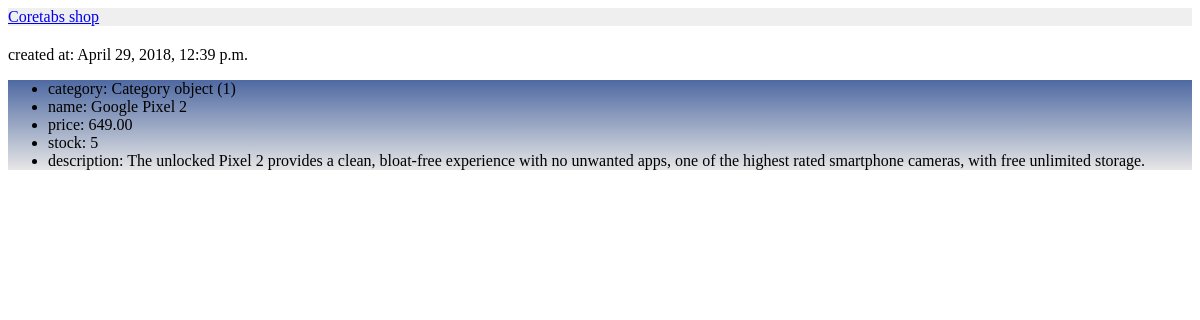
Before: //products/google-pixel-2/ with the older database file.
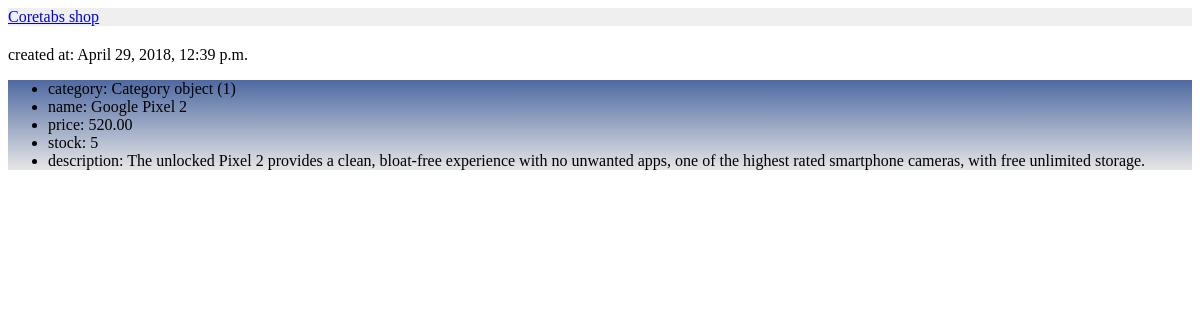
After: the same page with the newer database file.
### shop/models.py (models this page shows, shortened)
class Product(models.Model):
    name = models.CharField(max_length=100)
    price = models.DecimalField(max_digits=10, decimal_places=2)
    stock = models.PositiveIntegerField()
    created_at = models.DateTimeField(auto_now_add=True)
    description = models.TextField(blank=True)
    slug = models.SlugField(unique=True, blank=True)
    category = models.ForeignKey(Category, related_name='products', on_delete=models.CASCADE)
    class Meta:
        ordering = ('name', )

class Category(models.Model):
    name = models.CharField(max_length=100)
    slug = models.SlugField(unique=True, blank=True)
    created_at = models.DateTimeField(auto_now_add=True)
    description = models.TextField(blank=True)
    class Meta:
        ordering = ('name', )

### shop/views.py (the view)
# urls.py: path('/products/<slug>/', views.product_detail, name='product_detail'),
def product_detail(request, slug):
    product = get_object_or_404(Product, slug=slug)
    return render(request, 'shop/product/detail.html', {'product': product})

### shop/templates/shop/product/detail.html
{% extends 'shop/base.html' %}
{% block content %}
created at: {{ product.created_at }}
<ul>
    <li>category: {{product.category}}</li>
        <li>name: {{product.name}}</li>
        <li>price: {{product.price}}</li>
        <li>stock: {{product.stock}}</li>
        <li>description: {{product.description}}</li>
    </ul>
{% endblock %}

### shop/templates/shop/base.html (shortened to what this page needs)
<!DOCTYPE html>
        {% load static %}
<html>
<head>
    <link rel="stylesheet" href="{% static '/style.css' %}">
</head>
<body>
    <div id="header">
	<a href="/" class="logo">Coretabs shop</a>
    </div>
    <div id="content">
	{% block content %}
	{% endblock %}
    </div>
</body>
</html>

### shop/static/style.css (style rules this page uses)
#header { margin-bottom: 20px; background: #efefef; }
ul { background-color: #e6e6e6; background: linear-gradient(#4e69a2,#e6e6e6); }

Changed rows visible on the page:
changed Product "Google Pixel 2": price "649.00" → "520.00"
